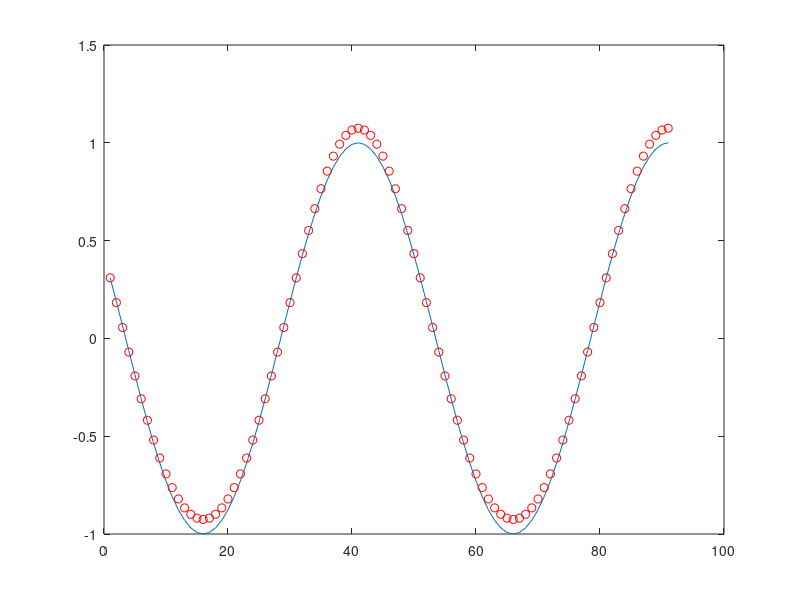
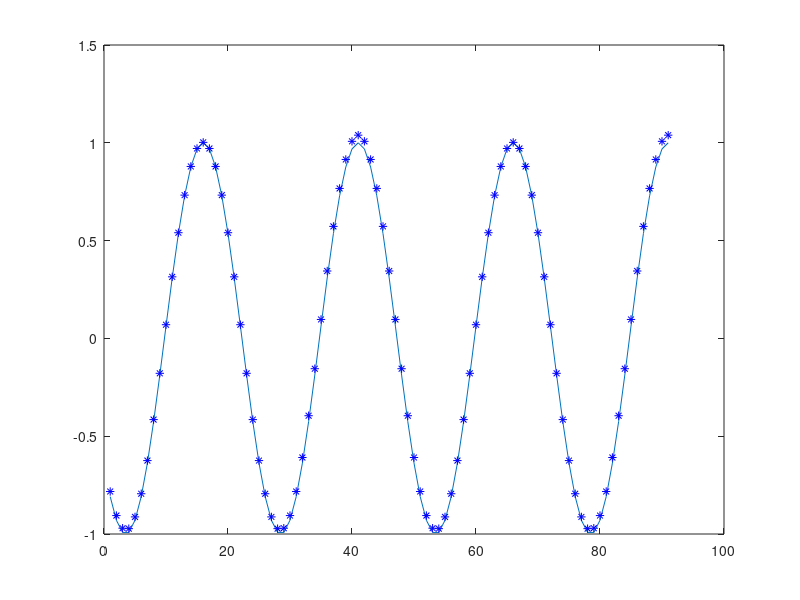

Write MATLAB code to recreate these figures, in order.
% PCE with MCS for a 1D mesh

x = 1:0.1:10;

L = length(x);


n = 500;

eta = randn(1,n);

Y = zeros(L,n);

for j = 1:n
  
    Y(:,j) = 1 + eta(:,j)*cos((4*pi/10)*x) + (eta(:,j)^2-1)*cos(8*(pi/10)*x);
    
end

psi_0 = ones(1,n);
psi_1 = eta;
psi_2 = (eta.^2 -1);

% ak = <y psi,k>/<psi,k psi,k>

a0 = zeros(L,1);
a1 = zeros(L,1);
a2 = zeros(L,1);


for i = 1:L

a0(i) = (sum(Y(i,:)'.*psi_0(:))/n)/(sum(psi_0(:).*psi_0(:))/n);
a1(i) = (sum(Y(i,:)'.*psi_1(:))/n)/(sum(psi_1(:).*psi_1(:))/n);
a2(i) = (sum(Y(i,:)'.*psi_2(:))/n)/(sum(psi_2(:).*psi_2(:))/n);

end

figure(1)
plot(cos((4*pi/10)*x)); 
hold on; 
plot(a1,'or');
figure(2)
plot(cos(8*(pi/10)*x)); 
hold on; plot(a2,'*b');




